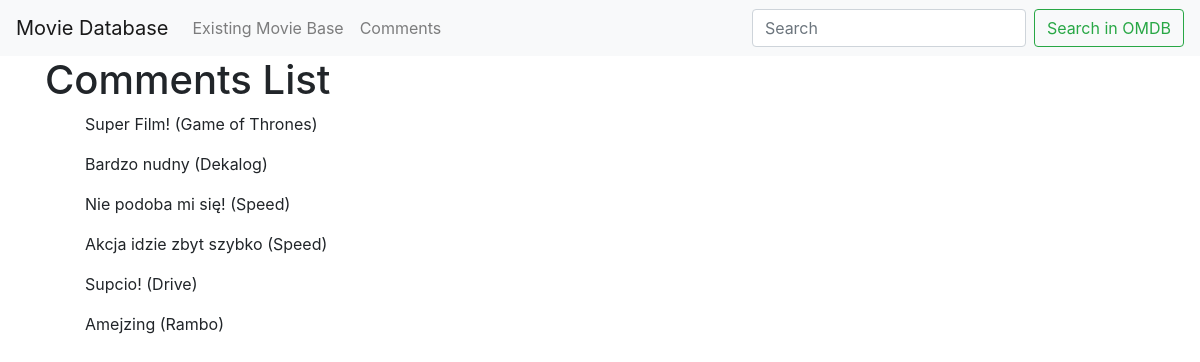
Page /allcomments/ on the earlier database version.
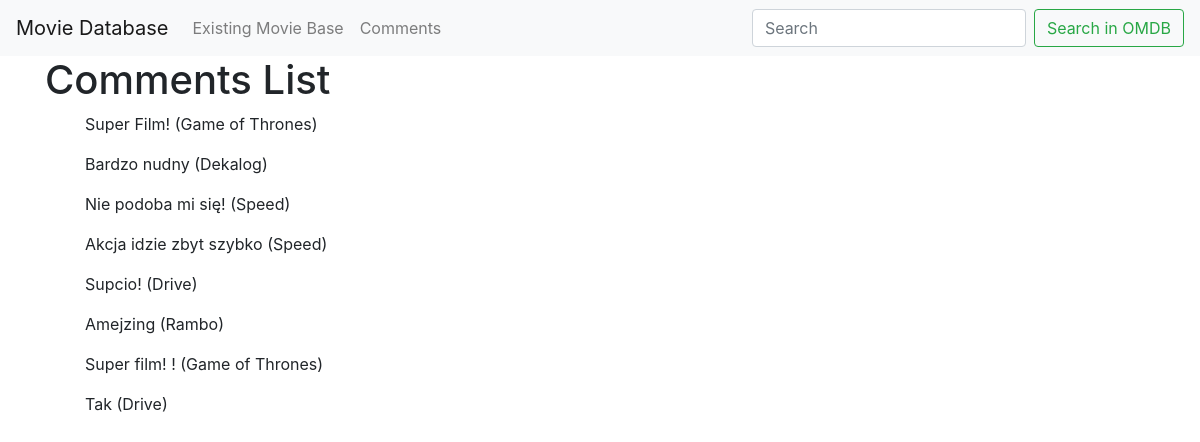
Same page on the later database version.
### movieapp/models.py (models this page shows, shortened)
class Comment(models.Model):
	body = models.TextField(max_length=200)
	movie = models.ForeignKey(Movie, related_name='comments', on_delete=models.CASCADE, null=True, blank=True)

class Movie(models.Model):
	title = models.CharField(max_length=50)
	data = JSONField(null=True)
	class Meta:
		ordering = ('title',)
	def __str__(self):
		return self.title

### movieapp/views.py (the view)
# urls.py: url(r'^allcomments/', views.allcomments, name='comment_list'),
def allcomments(request):
	comment_list = Comment.objects.all()
	return render(request, 'comment_list.html', {'comment_list': comment_list})

### movieapp/templates/comment_list.html
{% extends "base.html" %}
{% load static from staticfiles %}
{% block content %}
	<div class="container">
    <h1>Comments List</h1>
    {% if comment_list %}
    <ul>
      {% for comment in comment_list %}
        <p>{{ comment.body }} ({{ comment.movie }})</p>
      {% endfor %}
    </ul>
    {% else %}
      <p>There are no movies in the database.</p>
    {% endif %}
</div>
{% endblock %}

Differences in the rows shown:
added Comment: body "Super film! !", movie "Game of Thrones"
added Comment: body "Tak", movie "Drive"
